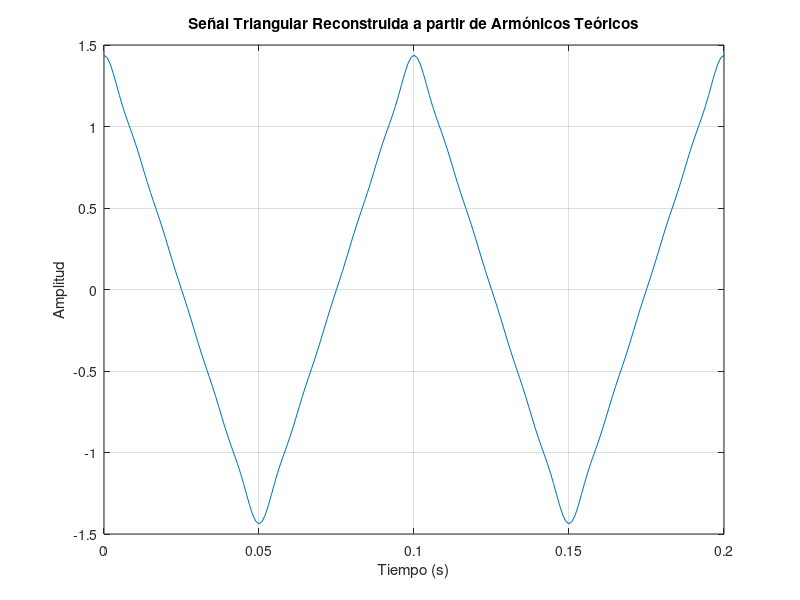

This chart was generated by the following MATLAB code:
% Definir parámetros de la señal
T = 0.1;  % Periodo de la señal (en segundos)
f = 1/T;  % Frecuencia fundamental (en Hz)

% Definir las amplitudes de los armónicos según la tabla proporcionada
A1 = 1.21;   % Amplitud fundamental de la señal
A3 = 0.13;   % Armónico 3
A5 = 0.048;  % Armónico 5
A7 = 0.024;  % Armónico 7
A9 = 0.015;  % Armónico 9
A11 = 0.01;  % Armónico 11

% Definir el tiempo
t = 0:T/100:2*T;  % 2 períodos de la señal con 100 muestras por período

% Reconstrucción de la señal triangular con los armónicos impares y usando coseno
V1 = A1 * cos(2 * pi * f * t);           % Armónico 1
V3 = A3 * cos(2 * pi * 3 * f * t);       % Armónico 3
V5 = A5 * cos(2 * pi * 5 * f * t);       % Armónico 5
V7 = A7 * cos(2 * pi * 7 * f * t);       % Armónico 7
V9 = A9 * cos(2 * pi * 9 * f * t);       % Armónico 9
V11 = A11 * cos(2 * pi * 11 * f * t);    % Armónico 11

% Señal reconstruida sumando todos los armónicos
VT = V1 + V3 + V5 + V7 + V9 + V11;

% Graficar la señal reconstruida
figure;
plot(t, VT);
title('Señal Triangular Reconstruida a partir de Armónicos Teóricos');
xlabel('Tiempo (s)');
ylabel('Amplitud');
grid on;
